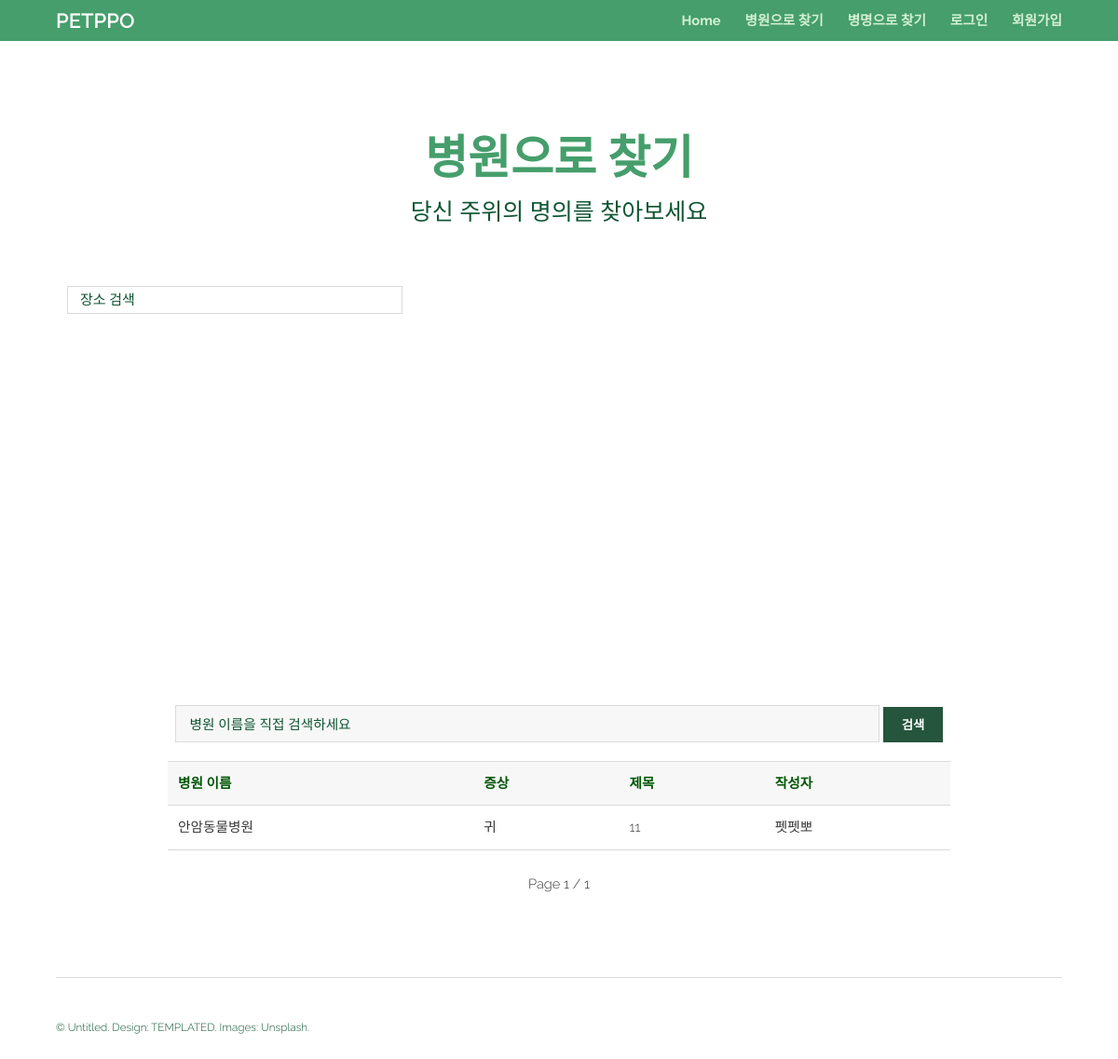
Screenshot of /review/search2/안암동물병원 with the database file from the repository.
### reviews/models.py (models this page shows)
class Contents(models.Model):
    symp = models.ForeignKey(Symptom, on_delete=models.CASCADE)
    location = models.CharField(max_length=20)
    receipt = models.FileField(blank=True, upload_to="media/photo_%Y_%m_%d")
    content = models.TextField()
    title = models.CharField(max_length=20)
    nickname = models.ForeignKey(Members, on_delete=models.CASCADE)
    writedate = models.DateTimeField(auto_now_add=True)
    recommend = models.IntegerField(default=0)
    rate = models.IntegerField()
    visitdate = models.DateTimeField()

### users/models.py (models this page shows)
class Members(models.Model):
    email = models.EmailField(primary_key=True)
    name = models.CharField(max_length=5)
    password = models.CharField(max_length=12)
    nickname = models.CharField(max_length=10)
    addr = models.ForeignKey(Address, on_delete=models.SET_NULL, null=True)
    kind = models.CharField(max_length=20, null=True)
    petage = models.IntegerField(null=True)
    petgender = models.CharField(max_length=5, null=True)
    registertime = models.DateTimeField(auto_now_add=True)

### reviews/views.py (the view)
# urls.py: path("search2/", views.searchpart, name="search"),
def search2(request, location) :
    page = request.GET.get('page', 1)
    rlist = Contents.objects.filter(location__contains = location)
    paginator = Paginator(rlist, 5)
    rlistpage = paginator.get_page(page)
    context = {"rlist": rlistpage}
    return render(request, 'search.html', context)

### reviews/templates/search.html (shortened to what this page needs)
<!DOCTYPE HTML>
<html>
	<head>
		{% load static %}
		<link rel="stylesheet" href="{% static 'assets/css/main.css' %}" />
	</head>
	<body class="subpage">
			<header id="header">
				<div class="inner">
					<a href="/welcome/" class="logo">PETPPO</a>
					<nav id="nav">
						<a href="/welcome/">Home</a>
						<a href="/review/location/">병원으로 찾기</a>
						<a href="/review/symptom/?symp_filter=전체">병명으로 찾기</a>
						{% if user.is_authenticated %}
							<a href="/review/write/">리뷰작성하기</a>
							<a href="/users/mypage/">마이페이지</a>
							<a class="nav-link" href="{% url 'common:logout' %}">{{ user.username }} (로그아웃)</a>
						{% else %}
							<a class="nav-link" href="{% url 'common:login' %}">로그인</a>
							<a href="/users/signup/">회원가입</a>
						{% endif %}
					</nav>
				</div>
			</header>
			<section id="three" class="wrapper">
				<div class="inner">
					<header class="align-center">
						<h2 style="font-weight:bold;font-size:50px;">병원으로 찾기</h2>
						<p style="font-size:25px;">당신 주위의 명의를 찾아보세요 </p>
					</header>
					<input id="pac-input" class="controls" type="text" placeholder="장소 검색">
					<div id="map"></div>
					<div id="searchfunction">
						<input id="hospitalsearch" type="text" name="keyword" placeholder="병원 이름을 직접 검색하세요">
						<button id="searchbtn" onclick="processSearch()">검색</button>
					</div>
				</div>
				<div style="margin-top:20px;">
					{% if rlist %}
					<table id="searchReview">
						<tr>
							<td><strong>병원 이름</strong></td>
							<td><strong>증상</strong></td>
							<td><strong>제목</strong></td>
							<td><strong>작성자</strong></td>
						</tr>
						{% for board in rlist %}
						<tr onclick="location.href='/review/{{board.id}}/'">
							<td>{{board.location}}</td>
							<td>{{board.symp_id}}</td>
							<td>{{board.title}}</td>
							<td>{{board.nickname.nickname}}</td>
						</tr>
						{% endfor %}
					</table><br>
					<div style="text-align:center">
						Page {{rlist.number}} / {{rlist.paginator.num_pages}}
					</div>
					{% else %}
					<script>
						alert("해당 병원의 리뷰가 아직 없습니다.");
                        location.href = "{% url 'location' %}";
					</script>
					{% endif %}
				</div>
			</section>
			<footer id="footer">
				<div class="inner">
					<div class="flex">
						<div class="copyright">
							&copy; Untitled. Design: <a href="https://templated.co">TEMPLATED</a>. Images: <a href="https://unsplash.com">Unsplash</a>.
						</div>
					</div>
				</div>
			</footer>
	</body>
</html>

### reviews/templates/search.html (style rules this page uses)
#map { width: 600px; height: 400px; margin: auto; }
html, body { height: 100%; margin: 0; padding: 0; }
#pac-input { background-color: #fff; font-family: Roboto; font-size: 15px; font-weight: 300; margin-top: 15px; margin-left: 12px; padding: 0 11px 0 13px; text-overflow: ellipsis; width: 360px; height: 30px; }
#searchReview { width:70%; margin:auto; }
#searchbtn { display:inline; background-color:#25553d; color:#ffffff !important; }
#hospitalsearch { margin-top:20px; width:70%; display:inline }
#searchfunction { margin:auto; text-align:center; }

### rows the page displays
Contents: location "안암동물병원", symp_id "귀", title "11", nickname.nickname "펫펫뽀"

### other values shown
{{ rlist.number }} "1"
{{ rlist.paginator.num_pages }} "1"
